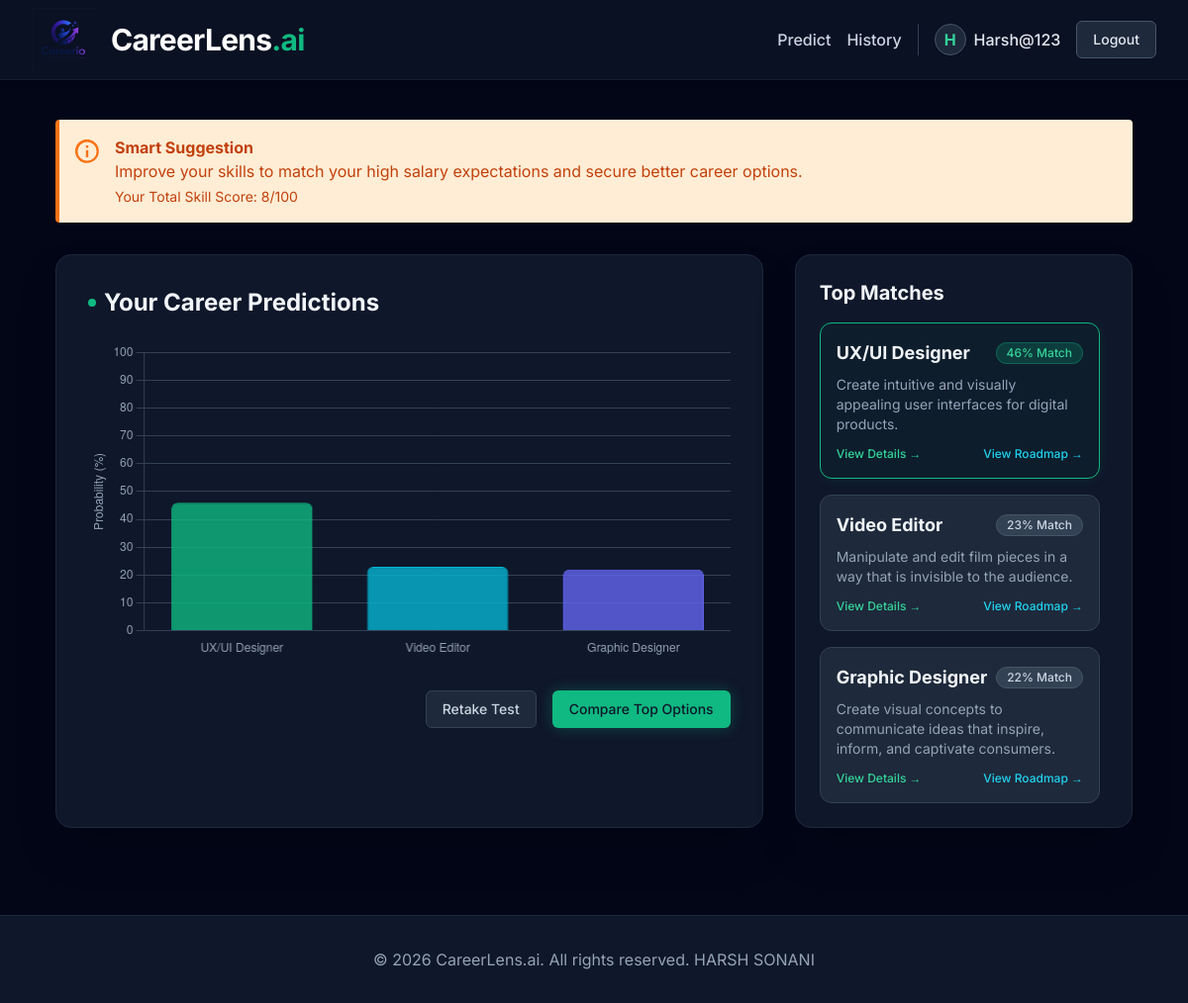
The app's page /result/2/ (signed in) with its own data.
### predictor/models.py (models this page shows, shortened)
class Career(models.Model):
    name = models.CharField(max_length=100, unique=True)
    description = models.TextField()
    salary = models.CharField(max_length=100) # e.g., "$80,000 - $120,000"
    skills = models.TextField() # Comma separated list of key skills
    work_type = models.CharField(max_length=100, default='Hybrid') # Remote, On-site, Hybrid

### predictor/views.py (the view, shortened to what this page needs)
# urls.py: path('result/<int:prediction_id>/', views.result_view, name='result'),
@login_required
def result_view(request, prediction_id):
    prediction = get_object_or_404(Prediction, id=prediction_id, user=request.user)
    skills = prediction.input_data.get('skills', {})
    total_skill_score = sum(int(v) for v in skills.values())
    salary_pref = int(prediction.input_data.get('salary_preference', 1))
    warning_message = None
    if salary_pref == 2 and total_skill_score < 40: # threshold of 40 out of 100 max (20 * 5)
        warning_message = "Improve your skills to match your high salary expectations and secure better career options."
    for res in prediction.result[:3]:
        career_name = res['career']
    top_careers = []
    for res in prediction.result[:3]:
        c = Career.objects.filter(name=res['career']).first()
        top_careers.append({
            'career_obj': c,
            'probability': res['probability'],
            'prob_percent': int(res['probability'] * 100)
        })
    context = {
        'prediction': prediction,
        'top_careers': top_careers,
        'warning_message': warning_message,
        'total_skill_score': total_skill_score
    }
    return render(request, 'predictor/result.html', context)

### templates/predictor/result.html
{% extends 'base.html' %}
{% block content %}
<div class="max-w-6xl mx-auto py-10 px-4 sm:px-6 lg:px-8">
    {% if warning_message %}
    <div class="mb-8 bg-orange-100 border-l-4 border-orange-500 text-orange-700 p-4 rounded shadow-sm" role="alert">
        <div class="flex">
            <div class="py-1"><svg class="fill-current h-6 w-6 text-orange-500 mr-4" xmlns="http://www.w3.org/2000/svg" viewBox="0 0 20 20"><path d="M2.93 17.07A10 10 0 1 1 17.07 2.93 10 10 0 0 1 2.93 17.07zm12.73-1.41A8 8 0 1 0 4.34 4.34a8 8 0 0 0 11.32 11.32zM9 11V9h2v6H9v-4zm0-6h2v2H9V5z"/></svg></div>
            <div>
                <p class="font-bold">Smart Suggestion</p>
                <p>{{ warning_message }}</p>
                <p class="text-sm mt-1">Your Total Skill Score: {{ total_skill_score }}/100</p>
            </div>
        </div>
    </div>
    {% endif %}
    <div class="grid grid-cols-1 lg:grid-cols-3 gap-8">
        <div class="lg:col-span-2 bg-slate-900 rounded-2xl shadow-2xl p-8 border border-slate-800">
            <h2 class="text-2xl font-bold text-slate-100 mb-6 flex items-center gap-2"><span class="w-2 h-2 rounded-full bg-emerald-500 animate-pulse"></span> Your Career Predictions</h2>
            <div class="relative h-80 w-full">
                <canvas id="predictionChart"></canvas>
            </div>
            <div class="mt-8 flex justify-end space-x-4">
                <a href="{% url 'wizard' %}" class="px-4 py-2 border border-slate-700 rounded-md text-sm font-medium text-slate-300 bg-slate-800 hover:bg-slate-700 transition">Retake Test</a>
                <a href="{% url 'compare' %}?{% for tc in top_careers %}careers={{tc.career_obj.id}}{% if not forloop.last %}&{% endif %}{% endfor %}" class="px-4 py-2 bg-emerald-500 border border-transparent rounded-md text-sm font-medium text-slate-900 hover:bg-emerald-400 shadow-[0_0_15px_rgba(16,185,129,0.3)] transition">Compare Top Options</a>
            </div>
        </div>
        <div class="bg-slate-900 rounded-2xl shadow-2xl p-6 border border-slate-800 flex flex-col h-full">
            <h3 class="text-xl font-bold text-slate-100 mb-4">Top Matches</h3>
            <div class="flex-grow overflow-y-auto space-y-4 pr-2">
                {% for tc in top_careers %}
                <div class="p-4 border rounded-xl hover:shadow-lg transition {% if forloop.first %}border-emerald-500 bg-emerald-900/10 shadow-[0_0_15px_rgba(16,185,129,0.1)]{% else %}border-slate-700 bg-slate-800 hover:bg-slate-700/80{% endif %}">
                    <div class="flex justify-between items-center mb-2">
                        <h4 class="font-bold text-lg text-slate-100">{{ tc.career_obj.name }}</h4>
                        <span class="inline-flex items-center px-2.5 py-0.5 rounded-full text-xs font-medium {% if forloop.first %}bg-emerald-500/20 text-emerald-400 border border-emerald-500/30{% else %}bg-slate-700 text-slate-300 border border-slate-600{% endif %}">
                            {{ tc.prob_percent }}% Match
                        </span>
                    </div>
                    <p class="text-sm text-slate-400 mb-3">{{ tc.career_obj.description|truncatewords:15 }}</p>
                    <div class="flex justify-between text-xs mt-3">
                        <a href="{% url 'career_detail' tc.career_obj.id %}" class="text-emerald-400 hover:text-emerald-300 font-medium">View Details &rarr;</a>
                        <a href="{% url 'roadmap' tc.career_obj.id %}" class="text-cyan-400 hover:text-cyan-300 font-medium">View Roadmap &rarr;</a>
                    </div>
                </div>
                {% endfor %}
            </div>
        </div>
    </div>
</div>
{% endblock %}
{% block scripts %}
    <script>
    document.addEventListener('DOMContentLoaded', function() {
        // Set global chart defaults for dark mode
        Chart.defaults.color = '#94a3b8'; // text-slate-400
        Chart.defaults.borderColor = '#334155'; // border-slate-700
        const ctx = document.getElementById('predictionChart').getContext('2d');
        const labels = [
            {% for tc in top_careers %}'{{ tc.career_obj.name|escapejs }}'{% if not forloop.last %}, {% endif %}{% endfor %}
        ];
        const data = [
            {% for tc in top_careers %}{{ tc.prob_percent }}{% if not forloop.last %}, {% endif %}{% endfor %}
        ];
        new Chart(ctx, {
            type: 'bar',
            data: {
                labels: labels,
                datasets: [{
                    label: 'Match Probability (%)',
                    data: data,
                    backgroundColor: [
                        'rgba(16, 185, 129, 0.8)', // emerald-500
                        'rgba(6, 182, 212, 0.8)', // cyan-500
                        'rgba(99, 102, 241, 0.8)', // indigo-500 (as accent)
                        'rgba(139, 92, 246, 0.8)', // violet-500
                        'rgba(244, 63, 94, 0.8)'   // rose-500
                    ],
                    borderColor: [
                        'rgb(16, 185, 129)',
                        'rgb(6, 182, 212)',
                        'rgb(99, 102, 241)',
                        'rgb(139, 92, 246)',
                        'rgb(244, 63, 94)'
                    ],
                    borderWidth: 1,
                    borderRadius: 6
                }]
            },
            options: {
                responsive: true,
                maintainAspectRatio: false,
                scales: {
                    y: {
                        beginAtZero: true,
                        max: 100,
                        grid: {
                            color: '#334155'
                        },
                        title: {
                            display: true,
                            text: 'Probability (%)',
                            color: '#94a3b8'
                        }
                    },
                    x: {
                        grid: {
                            color: '#334155',
                            display: false
                        }
                    }
                },
                plugins: {
                    legend: {
                        display: false
                    }
                }
            }
        });
    });
</script>
{% endblock %}

### templates/base.html (shortened to what this page needs)
{% load static %}
<!DOCTYPE html>
<html lang="en">
<head>
    <script src="https://cdn.tailwindcss.com"></script>
</head>
<body class="bg-slate-950 text-slate-300 flex flex-col min-h-screen">
    <nav class="glassmorphism sticky top-0 z-50 shadow-md">
        <div class="max-w-7xl mx-auto px-4 sm:px-6 lg:px-8">
            <div class="flex justify-between h-20">
                <div class="flex items-center">
                    <a href="{% url 'home' %}" class="text-3xl font-bold flex items-center gap-4 text-white">
                        <img src="{% static 'images/logo.png' %}" alt="CareerLens Logo" class="h-16 w-auto">
                        <span class="tracking-tight">CareerLens<span class="text-emerald-500">.ai</span></span>
                    </a>
                </div>
                <div class="flex items-center space-x-4">
                    {% if user.is_authenticated %}
                        <a href="{% url 'wizard' %}" class="text-slate-300 hover:text-emerald-400 font-medium transition">Predict</a>
                        <a href="{% url 'history' %}" class="text-slate-300 hover:text-emerald-400 font-medium transition">History</a>
                        <div class="flex items-center gap-2 pl-4 ml-2 border-l border-slate-700">
                            <div class="w-8 h-8 rounded-full bg-slate-800 border border-slate-600 text-emerald-400 flex items-center justify-center font-bold shadow-sm">
                                {{ user.username|slice:":1"|upper }}
                            </div>
                            <span class="font-medium text-slate-200">{{ user.username }}</span>
                        </div>
                        <form method="post" action="{% url 'logout' %}" class="inline ml-2">
                            <button type="submit" class="bg-slate-800 hover:bg-slate-700 text-slate-200 border border-slate-600 px-4 py-2 rounded-md transition text-sm font-medium">Logout</button>
                        </form>
                    {% else %}
                        <a href="{% url 'login' %}" class="text-slate-300 hover:text-emerald-400 font-medium transition">Login</a>
                        <a href="{% url 'signup' %}" class="bg-emerald-600 text-white hover:bg-emerald-500 shadow-[0_0_15px_rgba(16,185,129,0.3)] px-4 py-2 rounded-md font-semibold transition">Sign Up</a>
                    {% endif %}
                </div>
            </div>
        </div>
    </nav>
    <main class="flex-grow">
        {% block content %}{% endblock %}
    </main>
    <footer class="bg-slate-900 border-t border-slate-800 text-slate-400 py-8 mt-12">
        <div class="max-w-7xl mx-auto px-4 text-center">
            <p>&copy; 2026 CareerLens.ai. All rights reserved. HARSH SONANI</p>
        </div>
    </footer>
    {% block scripts %}{% endblock %}
</body>
</html>

### templates/base.html (style rules this page uses)
body { font-family: 'Inter', sans-serif; background-color: #020617; }
.glassmorphism { background: rgba(15, 23, 42, 0.7); backdrop-filter: blur(12px); border-bottom: 1px solid rgba(255,255,255,0.05); }

### records on screen
Career: career_obj.name "UX/UI Designer", prob_percent "46", career_obj.description "Create intuitive and visually appealing user interfaces for digital products."
Career: career_obj.name "Video Editor", prob_percent "23", career_obj.description "Manipulate and edit film pieces in a way that is invisible to the audience."
Career: career_obj.name "Graphic Designer", prob_percent "22", career_obj.description "Create visual concepts to communicate ideas that inspire, inform, and captivate consumers."

### other values on screen
{{ user.username|slice:":1"|upper }} "H"
{{ user.username }} "Harsh@123"
{{ warning_message }} "Improve your skills to match your high salary expectations and secure better career options."
{{ total_skill_score }} "8"
chart data {{ tc.career_obj.name|escapejs }} UX/UI Designer, Video Editor, Graphic Designer
chart data {{ tc.prob_percent }} 46, 23, 22
